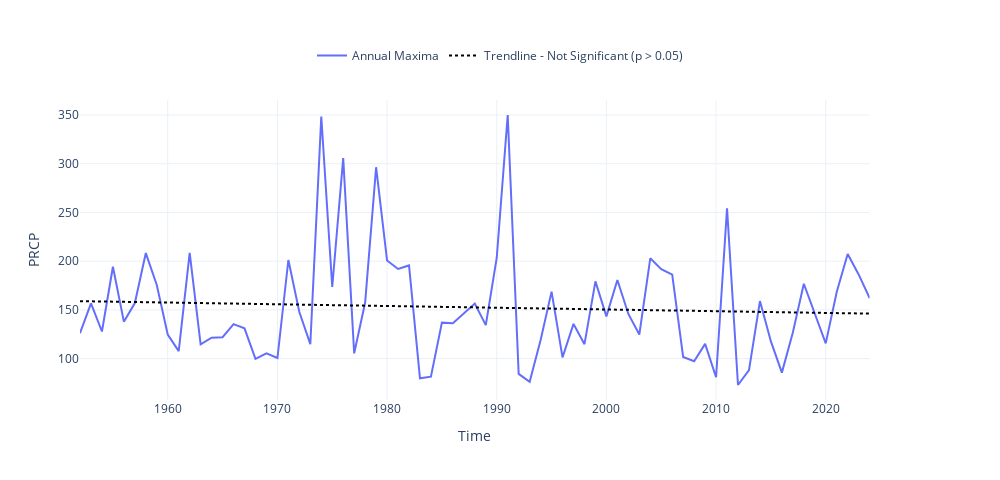

The cell this chart's notebook holds for it:
### Code cell
plot_timeseries_interactive(dict_plot, trendline = True, figsize = (25, 12));
